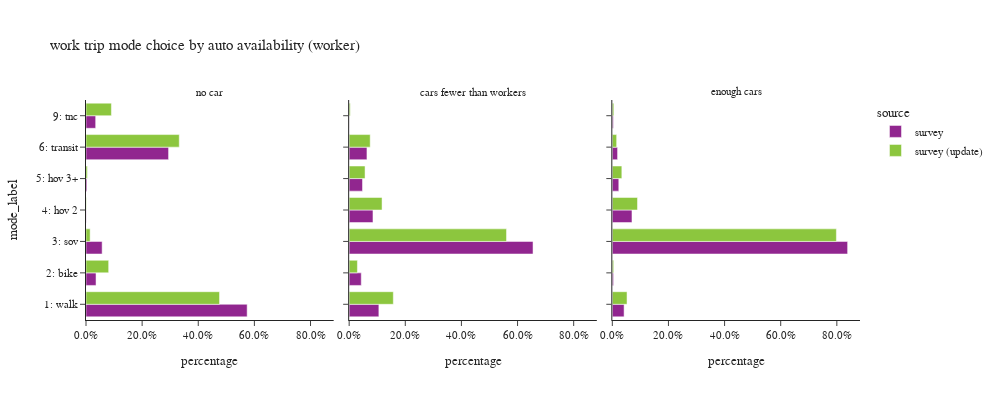

The notebook cell saved with this chart:
### Code cell
plot_mode_choice(wk_trip.loc[wk_trip['auto_available_worker']!="no worker"],"auto_available_worker",
                 {"auto_available_worker":["no car", "cars fewer than workers","enough cars"],
                     "tmodetp_label":["1: walk","2: bike","3: sov","4: hov 2","5: hov 3+","6: transit",
                                      "8: school bus","9: other–survey only"]},
                 "auto availability (worker)",3,400,1000)

### Figure 1 — Plotly figure (JSON) as saved in the notebook; plotly's stock layout.template omitted (floating-point values rounded to 4 significant figures)
{"data": [{"alignmentgroup": "True", "customdata": [[97], [35], [4], [2], [2], [96], [6]], "hovertemplate": "source=survey<br>auto_available_worker=no car<br>percentage=%{x}<br>mode_label=%{y}<br>sample count=%{customdata[0]}<extra></extra>", "legendgroup": "survey", "marker": {"color": "#91268F", "pattern": {"shape": ""}}, "name": "survey", "offsetgroup": "survey", "orientation": "h", "showlegend": true, "textposition": "auto", "type": "bar", "x": [0.5742, 0.03575, 0.05749, 0.0006414, 0.003257, 0.2942, 0.03444], "xaxis": "x", "y": ["1: walk", "2: bike", "3: sov", "4: hov 2", "5: hov 3+", "6: transit", "9: tnc"], "yaxis": "y"}, {"alignmentgroup": "True", "customdata": [[76], [50], [154], [39], [18], [57], [1]], "hovertemplate": "source=survey<br>auto_available_worker=cars fewer than workers<br>percentage=%{x}<br>mode_label=%{y}<br>sample count=%{customdata[0]}<extra></extra>", "legendgroup": "survey", "marker": {"color": "#91268F", "pattern": {"shape": ""}}, "name": "survey", "offsetgroup": "survey", "orientation": "h", "showlegend": false, "textposition": "auto", "type": "bar", "x": [0.1059, 0.04313, 0.6552, 0.08483, 0.04753, 0.0634, 0.0001043], "xaxis": "x2", "y": ["1: walk", "2: bike", "3: sov", "4: hov 2", "5: hov 3+", "6: transit", "9: tnc"], "yaxis": "y2"}, {"alignmentgroup": "True", "customdata": [[156], [47], [1385], [94], [37], [99], [4]], "hovertemplate": "source=survey<br>auto_available_worker=enough cars<br>percentage=%{x}<br>mode_label=%{y}<br>sample count=%{customdata[0]}<extra></extra>", "legendgroup": "survey", "marker": {"color": "#91268F", "pattern": {"shape": ""}}, "name": "survey", "offsetgroup": "survey", "orientation": "h", "showlegend": false, "textposition": "auto", "type": "bar", "x": [0.04195, 0.004313, 0.8384, 0.07001, 0.02306, 0.01872, 0.003532], "xaxis": "x3", "y": ["1: walk", "2: bike", "3: sov", "4: hov 2", "5: hov 3+", "6: transit", "9: tnc"], "yaxis": "y3"}, {"alignmentgroup": "True", "customdata": [[105], [35], [7], [2], [2], [92], [7]], "hovertemplate": "source=survey (update)<br>auto_available_worker=no car<br>percentage=%{x}<br>mode_label=%{y}<br>sample count=%{customdata[0]}<extra></extra>", "legendgroup": "survey (update)", "marker": {"color": "#8CC63E", "pattern": {"shape": ""}}, "name": "survey (update)", "offsetgroup": "survey (update)", "orientation": "h", "showlegend": true, "textposition": "auto", "type": "bar", "x": [0.4758, 0.08076, 0.0147, 0.001085, 0.004835, 0.3323, 0.09051], "xaxis": "x", "y": ["1: walk", "2: bike", "3: sov", "4: hov 2", "5: hov 3+", "6: transit", "9: tnc"], "yaxis": "y"}, {"alignmentgroup": "True", "customdata": [[87], [51], [187], [44], [17], [63], [2]], "hovertemplate": "source=survey (update)<br>auto_available_worker=cars fewer than workers<br>percentage=%{x}<br>mode_label=%{y}<br>sample count=%{customdata[0]}<extra></extra>", "legendgroup": "survey (update)", "marker": {"color": "#8CC63E", "pattern": {"shape": ""}}, "name": "survey (update)", "offsetgroup": "survey (update)", "orientation": "h", "showlegend": false, "textposition": "auto", "type": "bar", "x": [0.1574, 0.02939, 0.5607, 0.1172, 0.05661, 0.07493, 0.003833], "xaxis": "x2", "y": ["1: walk", "2: bike", "3: sov", "4: hov 2", "5: hov 3+", "6: transit", "9: tnc"], "yaxis": "y2"}, {"alignmentgroup": "True", "customdata": [[156], [37], [1399], [90], [41], [90], [5]], "hovertemplate": "source=survey (update)<br>auto_available_worker=enough cars<br>percentage=%{x}<br>mode_label=%{y}<br>sample count=%{customdata[0]}<extra></extra>", "legendgroup": "survey (update)", "marker": {"color": "#8CC63E", "pattern": {"shape": ""}}, "name": "survey (update)", "offsetgroup": "survey (update)", "orientation": "h", "showlegend": false, "textposition": "auto", "type": "bar", "x": [0.05242, 0.004825, 0.7984, 0.08971, 0.03392, 0.01542, 0.005271], "xaxis": "x3", "y": ["1: walk", "2: bike", "3: sov", "4: hov 2", "5: hov 3+", "6: transit", "9: tnc"], "yaxis": "y3"}], "layout": {"annotations": [{"font": {}, "showarrow": false, "text": "no car", "x": 0.16, "xanchor": "center", "xref": "paper", "y": 1.0, "yanchor": "bottom", "yref": "paper"}, {"font": {}, "showarrow": false, "text": "cars fewer than workers", "x": 0.5, "xanchor": "center", "xref": "paper", "y": 1.0, "yanchor": "bottom", "yref": "paper"}, {"font": {}, "showarrow": false, "text": "enough cars", "x": 0.84, "xanchor": "center", "xref": "paper", "y": 1.0, "yanchor": "bottom", "yref": "paper"}], "barmode": "group", "height": 400, "legend": {"title": {"text": "source"}, "tracegroupgap": 0}, "title": {"text": "work trip mode choice by auto availability (worker)"}, "width": 1000, "xaxis": {"anchor": "y", "domain": [0.0, 0.32], "tickformat": ".1%", "title": {"text": "percentage"}}, "xaxis2": {"anchor": "y2", "domain": [0.34, 0.66], "matches": "x", "tickformat": ".1%", "title": {"text": "percentage"}}, "xaxis3": {"anchor": "y3", "domain": [0.68, 1.0], "matches": "x", "tickformat": ".1%", "title": {"text": "percentage"}}, "yaxis": {"anchor": "x", "domain": [0.0, 1.0], "title": {"text": "mode_label"}}, "yaxis2": {"anchor": "x2", "domain": [0.0, 1.0], "matches": "y", "showticklabels": false}, "yaxis3": {"anchor": "x3", "domain": [0.0, 1.0], "matches": "y", "showticklabels": false}}}
